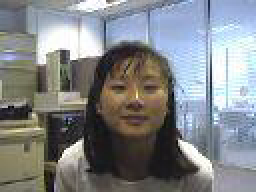
#> input picture frame 50 of data/videos/video_girl.avi, 128 x 96 px (shown 2 times larger)
$ jupyter execute 'Object Tracking Final.ipynb'   (shell and % lines are left out)
#> lines starting #> are read from the running program, lines starting #| are printed output that depends on the picture; after the words box and inside, x2 and y2 are one past the last pixel; in counts of white or black regions, pixels touching at a corner belong together
# Chapter 3: Object Tracking (Face Tracking)

## Part 2: Meanshift and Camshift.
Milica Novakovic
Osman Berk Satir

In this subsection, you will now use _meanshift_ and the _camshift_ algorithms for object tracking. The Meashift algorithm was originally presented as a clustering technique, which was then adapted for object tracking. On the other hand, the "Continuously  Adaptive  Meanshift"  algorithm (CamShift) is an extension of the Meanshift algorithm for object tracking in more general situations.

MeanShift is nothing but an algorithm for finding modes in a set of data samples representing an underlying probability density function (PDF) in $R^N$. It is a nonparametric clustering technique which does not require prior knowledge of the number of clusters and does not constrain the shape of the clusters.

In this section, you will use the OpenCV documentation to apply the aforementioned methods to a video file. Similar to the previous notebook you will use any high level (already implemented) function from OpenCV to complete the exercise specifications and outputs. The aim of this exercise is focused on __evaluating you capacity to search and understand basic image processing functions from OpenCV to complete the task__.

__Section Objectives:__

* Understand the use of the Meanshift and Camshift algorithm using OpenCV for face tracking.

* Apply them to video data and extract the results.

* Compare and evaluate the performance between them and a given ground truth

__Data__

For this assignment, you will use the data videos on ``../data/videos/`` labelled as "video_girl.avi". The ground truth (the solution or gold standard of the exercise) is included in the file: "video_girl_groundtruth_rect.txt". You will later use these results to compute the accuracy of your tracking.

__Groundtruth__

The ground truth contains a list of four numbers per frame. Each line lists the __row, column, width and height__ of the face position.

## Meanshift

Meanshift is a non-parametric feature-space analysis technique for locating the maxima of a density function, a so-called mode-seeking algorithm. It was originally presented in 1975 by Fukunaga and Hostetler paper, as a clustering algorithm. The mean shift algorithm can be used for visual tracking. The simplest such algorithm would create a confidence map in the new image based on the colour histogram of the object in the previous image and use Meanshift to find the peak of a confidence map near the object's old position. OpenCV provides a useful tutorial and example in its official documentation:

https://docs.opencv.org/3.4.1/db/df8/tutorial_py_meanshift.html

As the first exercise, you will use the Meanshift function inside OpenCV to do face tracking. You will use your previously defined function (from the first assignment) to apply the Meanshift function over the first __50 frames__ of the video "video_girl.avi" and save the coordinates of the __region detected by the algoritmh__. As you can see (once you read the documentation and the example), mean-shift requires an initial mask region to perform the following tracking; you will use the first region listed in the ground truth file as an initial region.

Specifications:

* The implemented solution should use the same function implemented in the first part.
* The output should contain a list of the rectangle region obtained from Meanshift over the first 50 frames.
* The function should receive as the parameter all the parameters needed to call the Meanshift function over the video.  This means that a user shouldn't need to modify the function internal code to test any set of parameters.
* To corroborate your results, display the frame with the output rectangle region drawn in it, for the frames 1, 25 and 50.

[cell 1]
import cv2 as cv
import numpy as np
import os
import math
import tarfile
from utils import *
import matplotlib.pyplot as plt
import imutils
from imutils.object_detection import non_max_suppression

[cell 2]
def meanShiftFromVideoFile(file_path, function, params ):
#> called with file_path = '../data/videos/video_girl.avi'
    vidcap = cv2.VideoCapture(file_path)
    success = True
    final_output = []

    while success:
        success,image = vidcap.read()#Reading the images frame by frame
#> image is the input picture: shape (96, 128, 3); mean B, G, R 135.2, 132.8, 129.5

        if image is not None:
            output_handler = function(image,params)#Calling the process_frame_functions once for each frame.
    final_output = output_handler

    return final_output

[cell 3]
def process_frame_function(image,params):
    count=0
    # Mean shift calls and steps
    # Region extraction
    region_list = params[2]
    if (len(region_list)==0):
        c,r,w,h = params[3]  # simply hardcoded the values
        track_window = (c,r,w,h)
        params[8].append(track_window)
        # set up the ROI for tracking
        roi = image[r:r+h, c:c+w] #getting the face from the ground truth
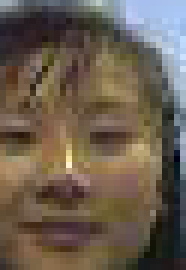
#> roi: shape (45, 31, 3) (shown 6 times larger); mean B, G, R 79.9, 93.9, 106.9
        hsv_roi =  cv.cvtColor(roi, cv.COLOR_BGR2HSV)
#> hsv_roi: shape (45, 31, 3); mean H, S, V 41.5, 88, 112.6
        COLOR_MIN = params[4]
        COLOR_MAX = params[5]
        mask = cv.inRange(hsv_roi, COLOR_MIN, COLOR_MAX)#obtaining the mask within a range.
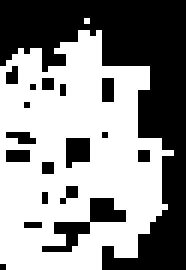
#> mask: shape (45, 31) (shown 6 times larger); 55.2% white; 18 black regions (16 under 20 px), largest, box (x1, y1, x2, y2) and area: (0, 0, 31, 45) 511, (7, 33, 21, 42) 41
        histsize=params[10]
        ranges=params[11]
        roi_hist = cv.calcHist([hsv_roi],[0],mask,histsize,ranges)
#> roi_hist = [166, 604, 0, 0, 0, 0, 0, 0, 0, 0, 0, 0, 0, 0, 0, 0]
        cv.normalize(roi_hist,roi_hist,0,255,cv.NORM_MINMAX)
        params[9].append(roi_hist)
    iteration = params[6]
    pixel_distance = params[7]
    term_crit = ( cv.TERM_CRITERIA_EPS | cv.TERM_CRITERIA_COUNT, iteration, pixel_distance)#Termination Criteria
    hsv = cv.cvtColor(image, cv.COLOR_BGR2HSV)
#> hsv: shape (96, 128, 3); mean H, S, V 71.7, 48.3, 145.4
    roi_hist = params[9]
    roi_hist=np.array(roi_hist)
    rangesback=params[12]
    dst = cv.calcBackProject([hsv],[0],roi_hist[0],rangesback,1)
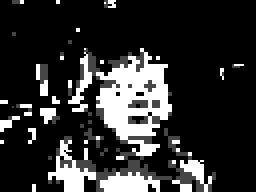
#> dst: shape (96, 128) (shown 2 times larger); min 0, max 255, mean 47.5
    track_window = params[8]
    if type(track_window) ==list:#At first track window is a list, then it comes as tuple so this if statement corrects that.
        track_window=track_window[0]
        region_list.append(track_window)#Appending the window to the windows before.

    _, track_window = cv.meanShift(dst, track_window, term_crit) #Getting the new window from old window and back projection of the histogram
#> track_window = (51, 26, 31, 45)
    params[8] = track_window
    num_frames = params[1]
#> num_frames = 50
    #if (len(region_list)<num_frames):
    region_list.append(track_window)# old comment: Appending the window to the windows before if we have less than 50 frames

    return region_list# Output region for the first 50 frames.

file_path =  os.path.join('..','data', 'videos', 'video_girl.avi')
r,c,w,h = 57,21,31,45

#COLOR_MIN = np.array((0., 60.,32.))
#COLOR_MAX = np.array((180.,255.,255.))
COLOR_MIN = np.array([0, 10, 60], dtype = "uint8")
COLOR_MAX = np.array([20, 150, 255], dtype = "uint8")
iteration = 10
pixel_distance = 1
hist_size=[16]
ranges=[0,180]
ranges_back=[0,180]

process_frame_params = []
#Params are what we needed to tune the parameters and store roi_hist and the first 50 windows.
# params[0]
process_frame_params.append(file_path)

# params[1]
frames = 50
process_frame_params.append(frames)

# params[2]
process_frame_params.append([])

# params[3]
process_frame_params.append((r,c,w,h))

# params[4]
process_frame_params.append(COLOR_MIN)

# params[5]
process_frame_params.append(COLOR_MAX)

# params[6]
process_frame_params.append(iteration)

# params[7]
process_frame_params.append(pixel_distance)

# params[8]
process_frame_params.append([])

# params[9]
process_frame_params.append([])
#params[10]
process_frame_params.append(hist_size)
#params[11]
process_frame_params.append(ranges)
#params[12]
process_frame_params.append(ranges_back)
region_list = meanShiftFromVideoFile(file_path, process_frame_function, process_frame_params)
#> in meanShiftFromVideoFile, `output_handler = function(image,params)#Calling the process_frame_func..`: output_handler = [(57, 21, 31, 45), (51, 26, 31, 45)]

## Be sure to display the results below:

## Frame number
## Display image frame (1, 25, 50)
#Reading the video again to display the frames with our obtained windows.
vidcap = cv2.VideoCapture('../data/videos/video_girl.avi')
success,image = vidcap.read()
dim1=image.shape[0]
dim2=image.shape[1]
dim3=image.shape[2]
count = 1
success = True
#images_all= np.empty((image.shape))
images_all=image
#print(images_all)
while success:
    #cv2.imwrite("../data/videos/gym/frame%d.jpg" % count, image)  # save frame as JPEG file
    success,image = vidcap.read()
    if image is not None:
        images_all=np.append(images_all,image)
        count += 1
images_all=np.reshape(images_all,(count,dim1,dim2,dim3))
